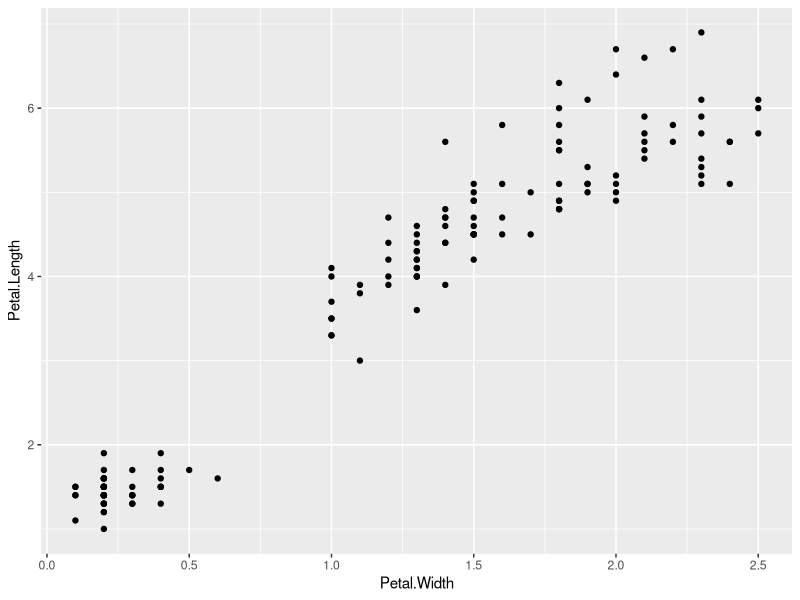
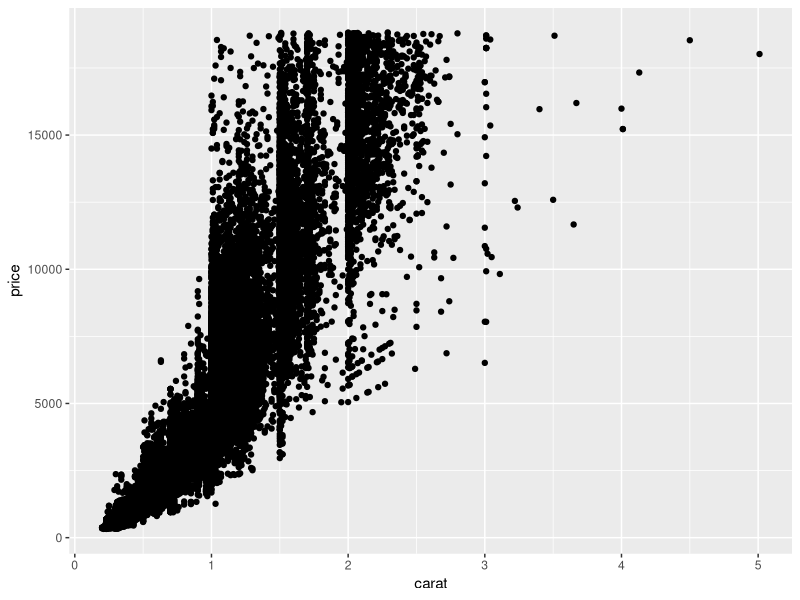
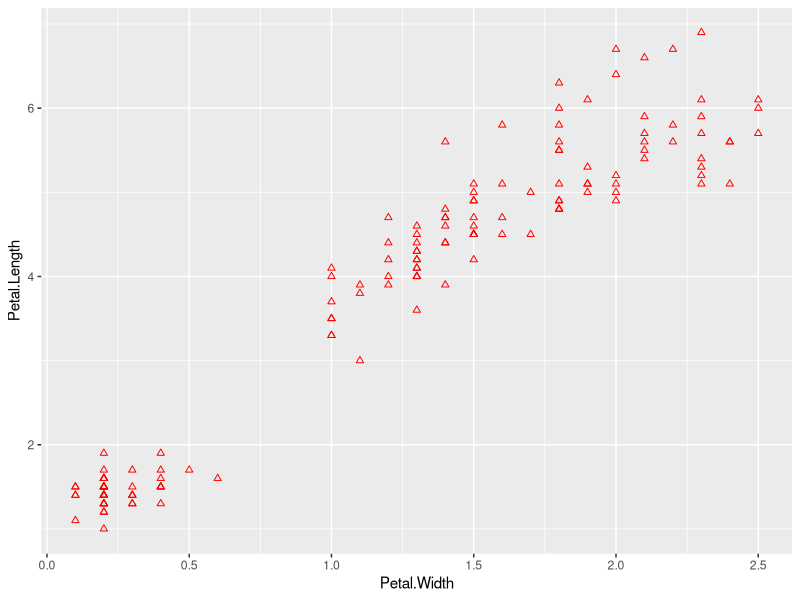
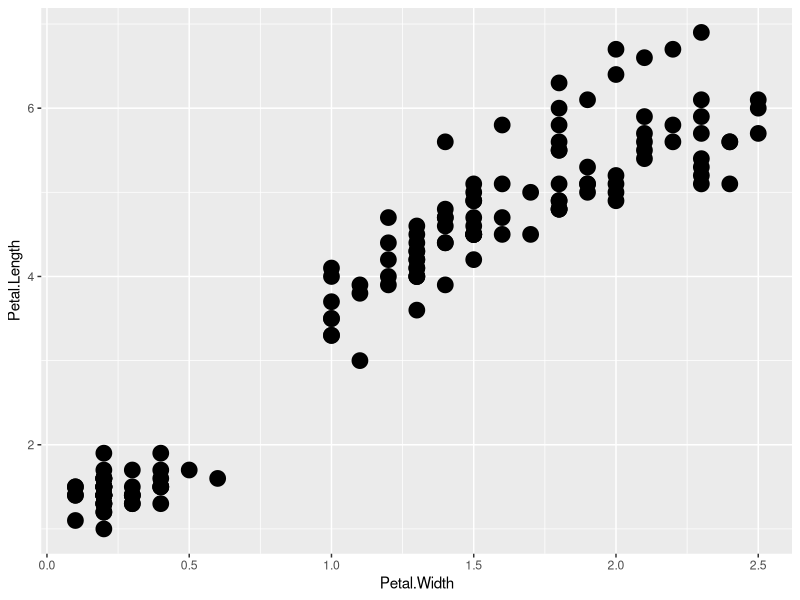
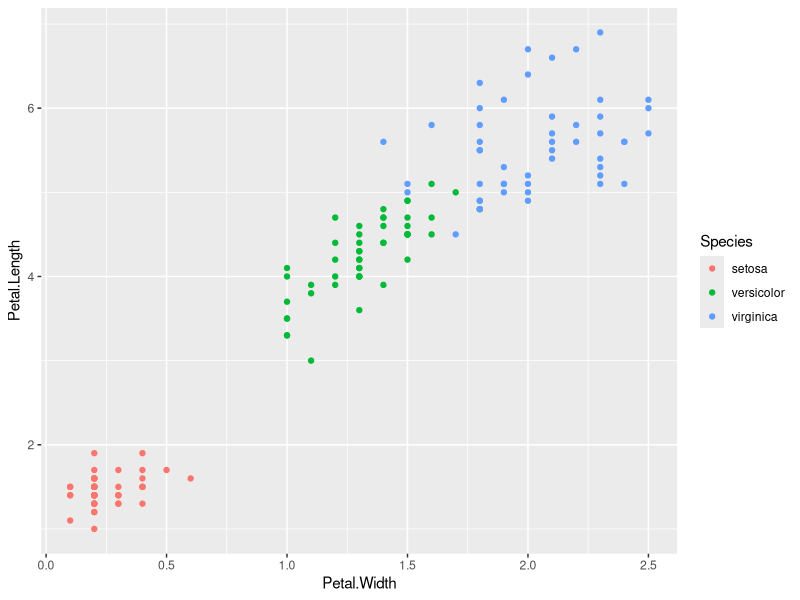
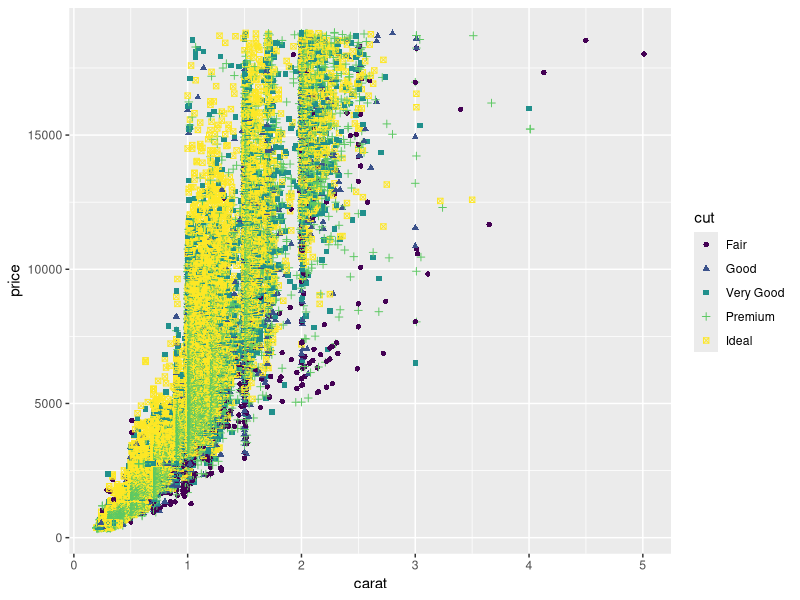
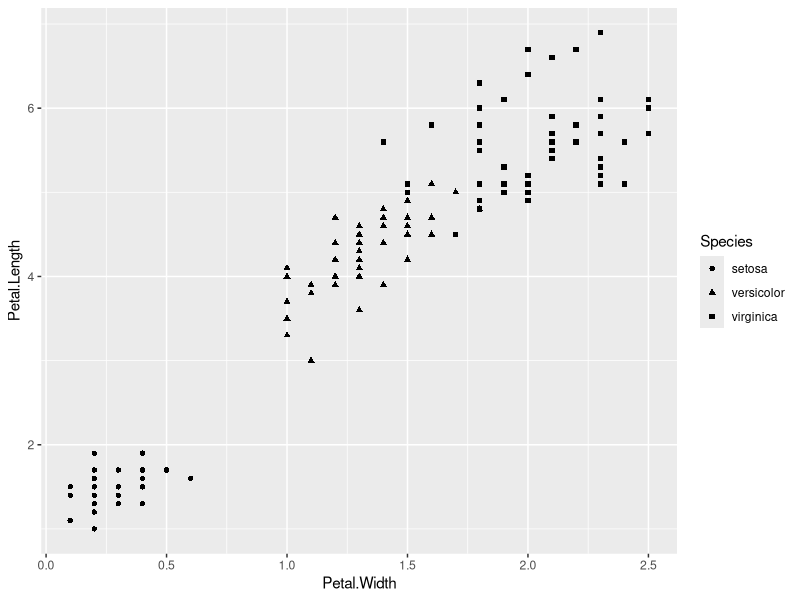
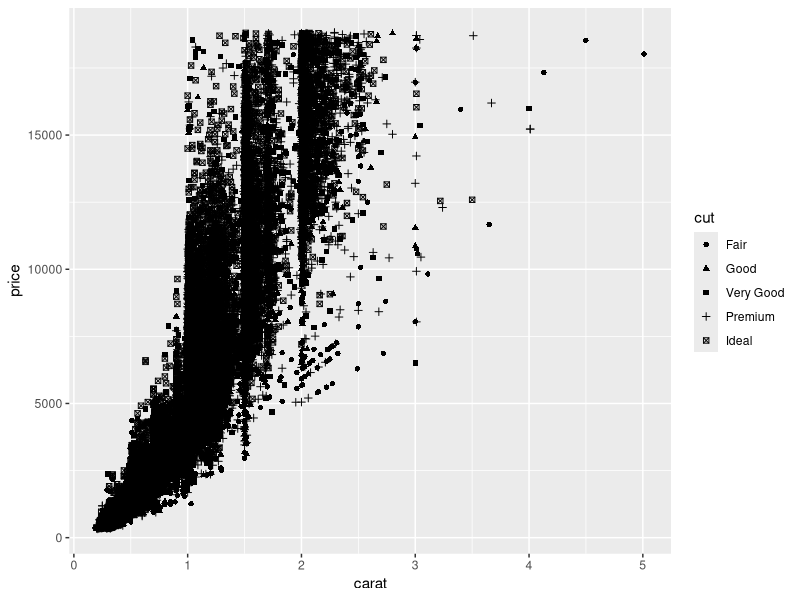

Write R code to recreate these figures, in order.
install.packages("tidyverse")
install.packages("magrittr")

library(tidyverse)
library(magrittr)

#Scatterplot
ggplot(iris) +
  geom_point(aes(Petal.Width, Petal.Length))

ggplot(diamonds) +
  geom_point(aes(carat, price))

#Change the shape and colour
ggplot(iris) + 
  geom_point(aes(Petal.Width, Petal.Length), shape = 2, colour = "red")

#Change the size
ggplot(iris) +
  geom_point(aes(Petal.Width, Petal.Length), size = 5)

#Colour coding aesthetics
ggplot(iris) +
  geom_point(aes(Petal.Width, Petal.Length, colour = Species))
ggplot(diamonds) +
  geom_point(aes(carat, price, shape = cut, colour = cut))

#Shape coding aesthetics using the 3rd variable
ggplot(iris) +
  geom_point(aes(Petal.Width, Petal.Length, shape = Species))
ggplot(diamonds) +
  geom_point(aes(carat, price, shape = cut))
